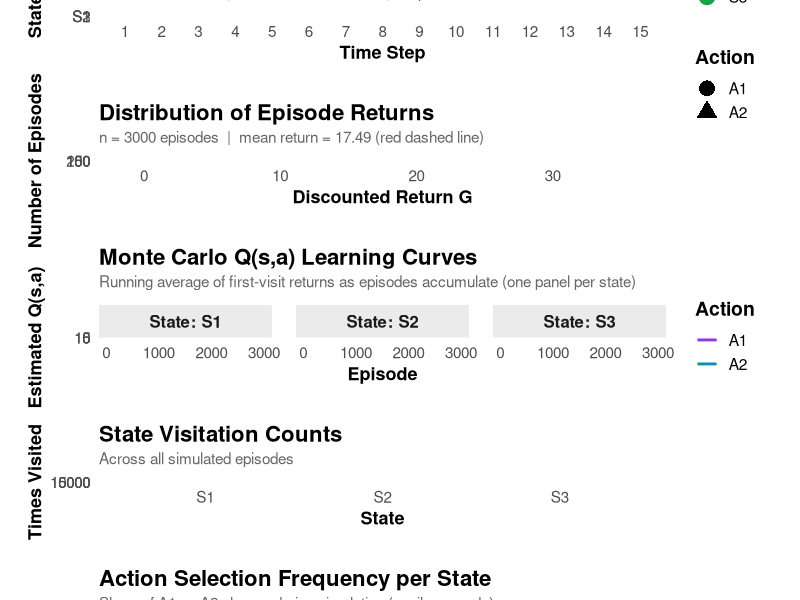
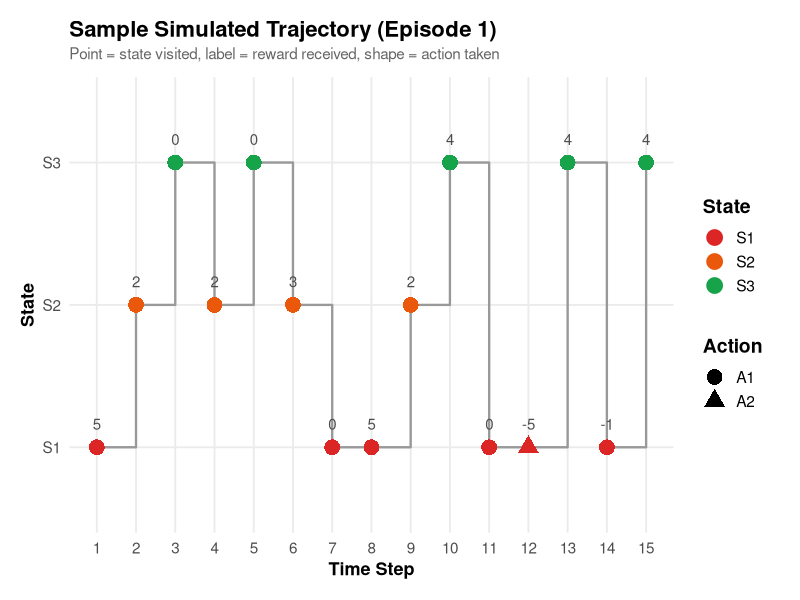
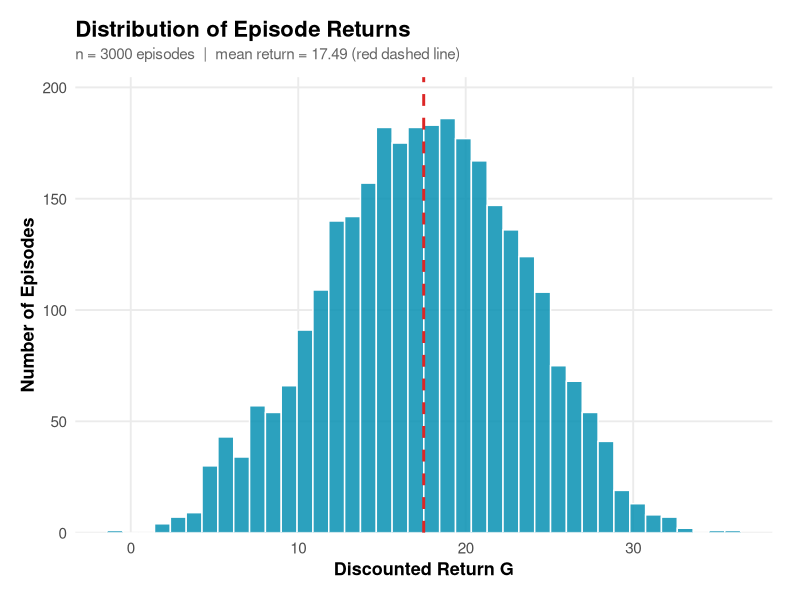
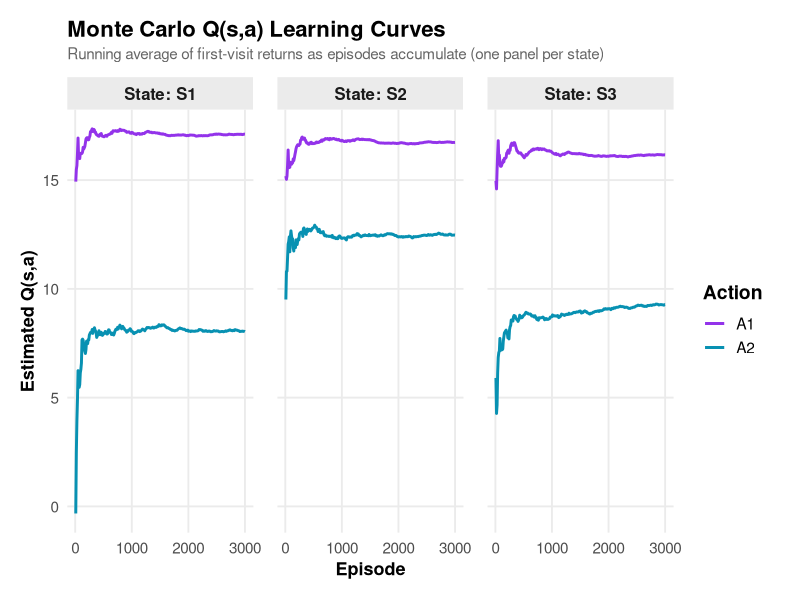
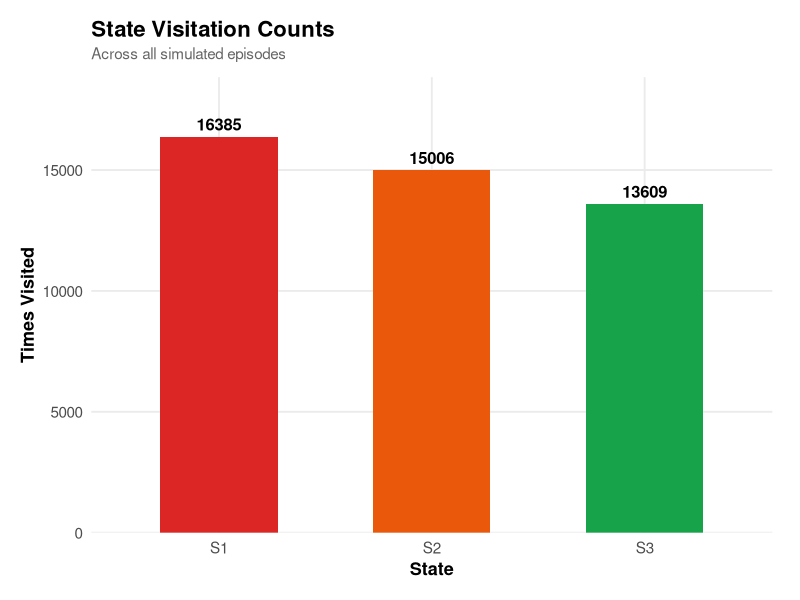
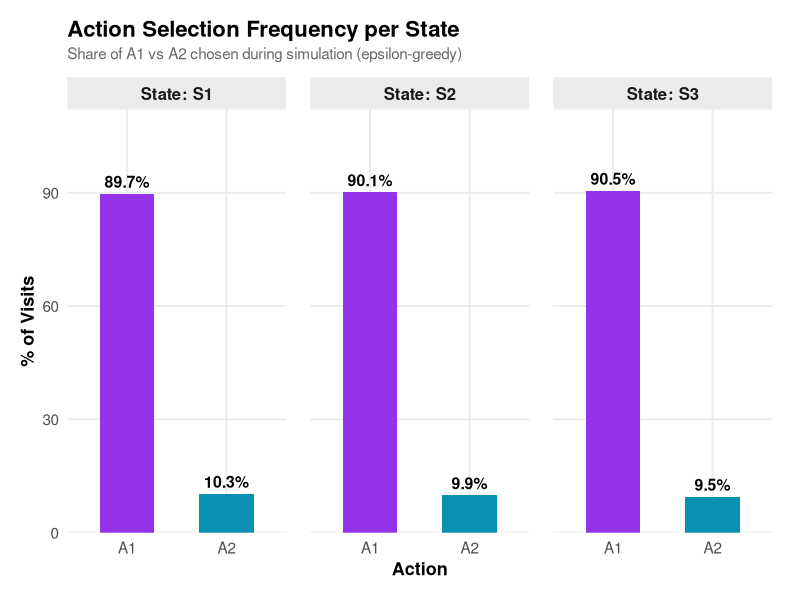
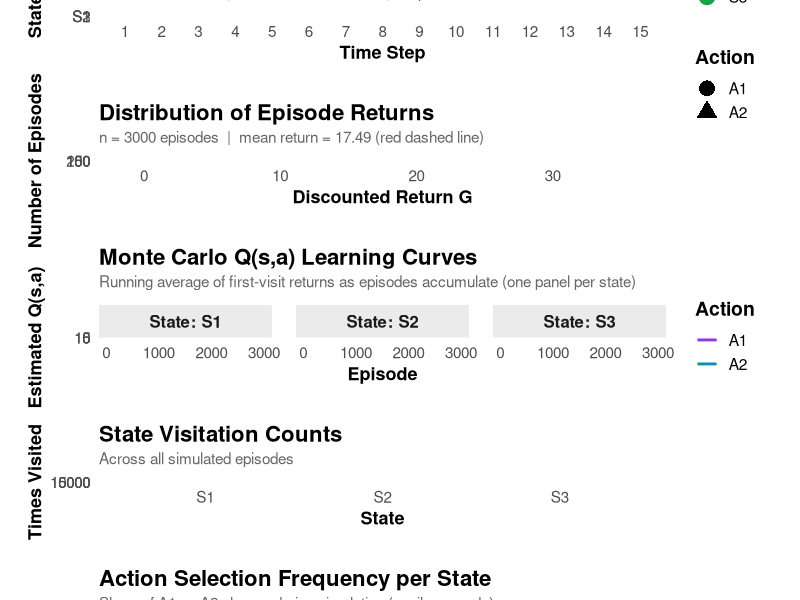

R code for these plots, in order:
#=========================================================
# MONTE CARLO
#=========================================================
#
# METHOD: First-visit Monte Carlo Control with epsilon-greedy
#         exploration. Instead of computing V*(s) analytically
#         via the Bellman equation (value iteration), we SIMULATE
#         thousands of random episodes through the MDP, record the
#         rewards actually received, and average them to estimate
#         Q(s,a). The policy is improved episode-by-episode.
#=========================================================

setwd("C:/Users/lsk87/OneDrive/Desktop/inventory/r pro/activity")
library(knitr)
library(ggplot2)
library(patchwork)

set.seed(42)

cat("\n=========================================\n")
cat(" MONTE CARLO SIMULATION\n")
cat("=========================================\n")

#---------------------------------------------------------
# 1. Environment definition (states, actions, transitions, rewards)
#    Same environment as the value-iteration version, so results
#    are comparable.
#---------------------------------------------------------

states  <- c("S1", "S2", "S3")
actions <- c("A1", "A2")
gamma   <- 0.9

P <- list(
  A1 = matrix(c(
    0.2, 0.6, 0.2,
    0.5, 0.0, 0.5,
    0.5, 0.4, 0.1
  ), nrow = 3, byrow = TRUE, dimnames = list(states, states)),
  
  A2 = matrix(c(
    0.0, 0.2, 0.8,
    0.3, 0.2, 0.5,
    0.1, 0.6, 0.3
  ), nrow = 3, byrow = TRUE, dimnames = list(states, states))
)

reward_lookup <- c(
  "S1.A1.S1" = 0,  "S1.A1.S2" = 5,  "S1.A1.S3" = -1,
  "S1.A2.S1" = 0,  "S1.A2.S2" = 10, "S1.A2.S3" = -5,
  "S2.A1.S1" = 3,  "S2.A1.S2" = 0,  "S2.A1.S3" = 2,
  "S2.A2.S1" = 7,  "S2.A2.S2" = 0,  "S2.A2.S3" = 1,
  "S3.A1.S1" = 4,  "S3.A1.S2" = 0,  "S3.A1.S3" = 0,
  "S3.A2.S1" = 6,  "S3.A2.S2" = -2, "S3.A2.S3" = 0
)

cat("\nStates  :", paste(states,  collapse = ", "))
cat("\nActions :", paste(actions, collapse = ", "))
cat("\nDiscount factor (gamma) :", gamma, "\n")

#---------------------------------------------------------
# 2. Episode simulator
#    Draws a next state from P[[a]][s,], looks up the reward,
#    and steps forward for a fixed horizon.
#---------------------------------------------------------

episode_length <- 15

simulate_step <- function(s, a) {
  s2 <- sample(states, size = 1, prob = P[[a]][s, ])
  r  <- reward_lookup[paste(s, a, s2, sep = ".")]
  list(next_state = s2, reward = unname(r))
}

#---------------------------------------------------------
# 3. First-visit Monte Carlo Control (epsilon-greedy)
#---------------------------------------------------------

n_episodes <- 3000
epsilon    <- 0.2   # exploration rate

Q <- matrix(0, nrow = length(states), ncol = length(actions),
            dimnames = list(states, actions))
N <- matrix(0, nrow = length(states), ncol = length(actions),
            dimnames = list(states, actions))   # visit counts for averaging

epsilon_greedy_action <- function(s) {
  if (runif(1) < epsilon) {
    sample(actions, 1)
  } else {
    actions[which.max(Q[s, ])]
  }
}

# --- logging structures for the plots ---
return_log      <- numeric(n_episodes)              # total reward per episode
qhistory_log    <- vector("list", n_episodes)        # running Q snapshot each ep
visit_counter   <- setNames(rep(0, length(states)), states)
action_counter  <- matrix(0, nrow = length(states), ncol = length(actions),
                          dimnames = list(states, actions))
sample_traj     <- NULL   # we will capture one full trajectory for plotting

for (ep in 1:n_episodes) {
  
  s <- sample(states, 1)                 # random start state each episode
  traj_states  <- character(0)
  traj_actions <- character(0)
  traj_rewards <- numeric(0)
  
  for (t in 1:episode_length) {
    a <- epsilon_greedy_action(s)
    step <- simulate_step(s, a)
    
    visit_counter[s]      <- visit_counter[s] + 1
    action_counter[s, a]  <- action_counter[s, a] + 1
    
    traj_states  <- c(traj_states, s)
    traj_actions <- c(traj_actions, a)
    traj_rewards <- c(traj_rewards, step$reward)
    
    s <- step$next_state
  }
  
  # --- compute discounted returns G_t backward through the episode ---
  G <- 0
  G_t <- numeric(episode_length)
  for (t in episode_length:1) {
    G <- traj_rewards[t] + gamma * G
    G_t[t] <- G
  }
  return_log[ep] <- G_t[1]
  
  # --- first-visit MC update: only the FIRST occurrence of each (s,a) counts ---
  seen <- character(0)
  for (t in 1:episode_length) {
    key <- paste(traj_states[t], traj_actions[t])
    if (!(key %in% seen)) {
      seen <- c(seen, key)
      s_t <- traj_states[t]; a_t <- traj_actions[t]
      N[s_t, a_t] <- N[s_t, a_t] + 1
      Q[s_t, a_t] <- Q[s_t, a_t] + (G_t[t] - Q[s_t, a_t]) / N[s_t, a_t]
    }
  }
  
  qhistory_log[[ep]] <- as.vector(Q)   # snapshot for convergence plot
  
  # keep the very first episode as the "sample trajectory" to visualize
  if (ep == 1) {
    sample_traj <- data.frame(Step = 1:episode_length, State = traj_states,
                              Action = traj_actions, Reward = traj_rewards)
  }
}

policy_mc <- sapply(states, function(s) actions[which.max(Q[s, ])])

cat("\n====================================")
cat("\nMonte Carlo Q(s,a) estimates (after", n_episodes, "episodes)")
cat("\n====================================\n")
print(kable(round(Q, 2)))

cat("\n====================================")
cat("\nMonte Carlo Derived Policy  pi(s)")
cat("\n====================================\n")
print(kable(data.frame(State = states, BestAction = policy_mc)))

cat("\nMean return over all episodes:", round(mean(return_log), 2), "\n")

#---------------------------------------------------------
# 4. VISUALIZATION SUITE — entirely different chart types
#    from the value-iteration script
#---------------------------------------------------------

state_cols  <- c(S1 = "#DC2626", S2 = "#EA580C", S3 = "#16A34A")   # different palette
action_cols <- c(A1 = "#9333EA", A2 = "#0891B2")

theme_mc <- theme_minimal(base_size = 14) +
  theme(
    plot.title    = element_text(face = "bold", size = 16, margin = margin(b = 4)),
    plot.subtitle = element_text(color = "grey40", size = 11, margin = margin(b = 10)),
    axis.title    = element_text(face = "bold", size = 13),
    axis.text     = element_text(size = 11),
    panel.grid.minor = element_blank(),
    plot.margin   = margin(15, 20, 15, 15)
  )

## 4a. Sample trajectory plot (path through states over one episode) ----
p_traj <- ggplot(sample_traj, aes(Step, State, group = 1)) +
  geom_step(color = "grey60", linewidth = 0.8) +
  geom_point(aes(color = State, shape = Action), size = 5) +
  geom_text(aes(label = Reward), vjust = -1.6, size = 3.8, color = "grey30") +
  scale_color_manual(values = state_cols) +
  scale_x_continuous(breaks = 1:episode_length) +
  labs(title = "Sample Simulated Trajectory (Episode 1)",
       subtitle = "Point = state visited, label = reward received, shape = action taken",
       x = "Time Step", y = "State") +
  theme_mc +
  theme(legend.position = "right",
        legend.box = "vertical",
        legend.title = element_text(face = "bold"))

## 4b. Histogram of episode returns ---------------------------------------
p_hist <- ggplot(data.frame(Return = return_log), aes(Return)) +
  geom_histogram(bins = 40, fill = "#0891B2", color = "white", alpha = 0.85) +
  geom_vline(xintercept = mean(return_log), color = "#DC2626",
             linetype = "dashed", linewidth = 1) +
  scale_y_continuous(expand = expansion(mult = c(0, 0.1))) +
  labs(title = "Distribution of Episode Returns",
       subtitle = paste0("n = ", n_episodes, " episodes  |  mean return = ",
                         round(mean(return_log), 2), " (red dashed line)"),
       x = "Discounted Return G", y = "Number of Episodes") +
  theme_mc

## 4c. Q-value learning curves (running estimate vs. episode) ------------
qhist_df <- do.call(rbind, lapply(seq_along(qhistory_log), function(ep) {
  vals <- qhistory_log[[ep]]
  data.frame(Episode = ep,
             State  = rep(states, times = length(actions)),
             Action = rep(actions, each = length(states)),
             Q = vals)
}))
# thin to every 10th episode so the plot isn't overloaded
qhist_thin <- qhist_df[qhist_df$Episode %% 10 == 0, ]

p_learn <- ggplot(qhist_thin, aes(Episode, Q, color = Action)) +
  geom_line(linewidth = 1) +
  facet_wrap(~State, nrow = 1, labeller = label_both) +
  scale_color_manual(values = action_cols) +
  labs(title = "Monte Carlo Q(s,a) Learning Curves",
       subtitle = "Running average of first-visit returns as episodes accumulate (one panel per state)",
       x = "Episode", y = "Estimated Q(s,a)") +
  theme_mc +
  theme(strip.text = element_text(face = "bold", size = 12),
        strip.background = element_rect(fill = "grey92", color = NA),
        legend.position = "right",
        legend.title = element_text(face = "bold"),
        panel.spacing = unit(1.2, "lines"))

## 4d. State visitation bar chart -----------------------------------------
visit_df <- data.frame(State = states, Visits = as.numeric(visit_counter))
p_visits <- ggplot(visit_df, aes(State, Visits, fill = State)) +
  geom_col(width = 0.55) +
  geom_text(aes(label = Visits), vjust = -0.5, size = 4.2, fontface = "bold") +
  scale_fill_manual(values = state_cols) +
  scale_y_continuous(expand = expansion(mult = c(0, 0.15))) +
  labs(title = "State Visitation Counts", subtitle = "Across all simulated episodes",
       x = "State", y = "Times Visited") +
  theme_mc + theme(legend.position = "none")

## 4e. Action-selection bar chart (% of A1 vs A2 chosen, per state) -------
action_long <- as.data.frame(as.table(action_counter))
colnames(action_long) <- c("State", "Action", "Count")
action_long <- do.call(rbind, lapply(states, function(s) {
  sub <- action_long[action_long$State == s, ]
  sub$Percent <- round(100 * sub$Count / sum(sub$Count), 1)
  sub
}))

p_donut <- ggplot(action_long, aes(Action, Percent, fill = Action)) +
  geom_col(width = 0.55) +
  geom_text(aes(label = paste0(Percent, "%")), vjust = -0.5, size = 4, fontface = "bold") +
  facet_wrap(~State, nrow = 1, labeller = label_both) +
  scale_y_continuous(limits = c(0, 100), expand = expansion(mult = c(0, 0.12))) +
  scale_fill_manual(values = action_cols) +
  labs(title = "Action Selection Frequency per State",
       subtitle = "Share of A1 vs A2 chosen during simulation (epsilon-greedy)",
       x = "Action", y = "% of Visits") +
  theme_mc +
  theme(strip.text = element_text(face = "bold", size = 12),
        strip.background = element_rect(fill = "grey92", color = NA),
        legend.position = "none",
        panel.spacing = unit(1.2, "lines"))

## 4f. Combined dashboard ---------------------------------------------------
#     Each row gets generous height; stacked single-column layout (rather
#     than cramming two plots side by side) so every axis/legend/title
#     stays fully readable at print size.
dashboard_mc <- p_traj / p_hist / p_learn / p_visits / p_donut +
  plot_layout(heights = c(1, 1, 1, 1, 1)) +
  plot_annotation(
    title = "Monte Carlo MDP Simulation Dashboard",
    subtitle = paste0(n_episodes, " episodes  |  episode length = ", episode_length,
                      "  |  epsilon = ", epsilon, "  |  gamma = ", gamma),
    theme = theme(plot.title = element_text(face = "bold", size = 22, margin = margin(b = 4)),
                  plot.subtitle = element_text(color = "grey40", size = 13, margin = margin(b = 10)))
  )

print(dashboard_mc)

# ---- save individual plots (these are the ones to actually inspect closely) ----
ggsave("mc_plot_trajectory.png",     p_traj,   width = 10, height = 5,   dpi = 200)
ggsave("mc_plot_return_hist.png",    p_hist,   width = 9,  height = 5,   dpi = 200)
ggsave("mc_plot_learning_curve.png", p_learn,  width = 13, height = 5.5, dpi = 200)
ggsave("mc_plot_state_visits.png",   p_visits, width = 7,  height = 5.5, dpi = 200)
ggsave("mc_plot_action_donut.png",   p_donut,  width = 10, height = 5.5, dpi = 200)

# combined dashboard: tall single-column canvas so nothing gets squeezed
ggsave("mc_dashboard.png", dashboard_mc, width = 13, height = 26, dpi = 200, limitsize = FALSE)

cat("\nSaved visualization PNGs:")
cat("\n  - mc_plot_trajectory.png")
cat("\n  - mc_plot_return_hist.png")
cat("\n  - mc_plot_learning_curve.png")
cat("\n  - mc_plot_state_visits.png")
cat("\n  - mc_plot_action_donut.png")
cat("\n  - mc_dashboard.png  (all combined, tall single-column layout)")
cat("\n(all files written to your current working directory: ", getwd(), ")\n")
